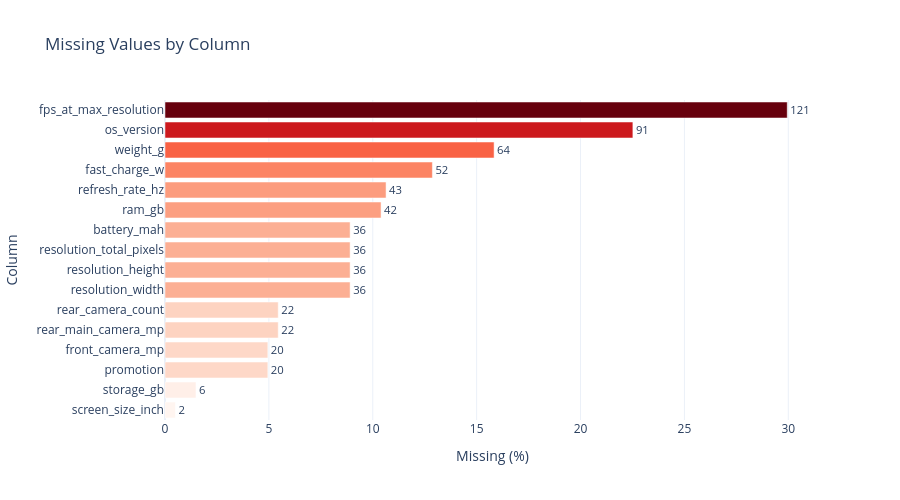

Source (notebook cell):
### Code cell
# Interactive bar chart: missing rate (%) per column, sorted ascending
missing_df = (
    df.isna().sum()
    .reset_index()
    .rename(columns={"index": "column", 0: "missing_count"})
    .assign(missing_pct=lambda x: (x["missing_count"] / len(df) * 100).round(2))
    .query("missing_count > 0")
    .sort_values("missing_pct", ascending=True)
)

fig = px.bar(
    missing_df,
    x="missing_pct",
    y="column",
    orientation="h",
    text="missing_count",
    labels={"missing_pct": "Missing (%)", "column": "Column"},
    title="Missing Values by Column",
    color="missing_pct",
    color_continuous_scale="Reds",
)
fig.update_traces(textposition="outside")
fig.update_layout(coloraxis_showscale=False, height=500)
fig.show()

### Figure 1 — Plotly figure (JSON) as saved in the notebook; plotly's stock layout.template omitted (floating-point values rounded to 4 significant figures)
{"data": [{"alignmentgroup": "True", "hovertemplate": "Missing (%)=%{marker.color}<br>Column=%{y}<br>missing_count=%{text}<extra></extra>", "legendgroup": "", "marker": {"color": [0.5, 1.49, 4.95, 4.95, 5.45, 5.45, 8.91, 8.91, 8.91, 8.91, 10.4, 10.64, 12.87, 15.84, 22.52, 29.95], "coloraxis": "coloraxis", "pattern": {"shape": ""}}, "name": "", "offsetgroup": "", "orientation": "h", "showlegend": false, "text": [2, 6, 20, 20, 22, 22, 36, 36, 36, 36, 42, 43, 52, 64, 91, 121], "textposition": "outside", "type": "bar", "x": [0.5, 1.49, 4.95, 4.95, 5.45, 5.45, 8.91, 8.91, 8.91, 8.91, 10.4, 10.64, 12.87, 15.84, 22.52, 29.95], "xaxis": "x", "y": ["screen_size_inch", "storage_gb", "promotion", "front_camera_mp", "rear_main_camera_mp", "rear_camera_count", "resolution_width", "resolution_height", "resolution_total_pixels", "battery_mah", "ram_gb", "refresh_rate_hz", "fast_charge_w", "weight_g", "os_version", "fps_at_max_resolution"], "yaxis": "y"}], "layout": {"barmode": "relative", "coloraxis": {"colorbar": {"title": {"text": "Missing (%)"}}, "colorscale": [[0, "rgb(255,245,240)"], [0.125, "rgb(254,224,210)"], [0.25, "rgb(252,187,161)"], [0.375, "rgb(252,146,114)"], [0.5, "rgb(251,106,74)"], [0.625, "rgb(239,59,44)"], [0.75, "rgb(203,24,29)"], [0.875, "rgb(165,15,21)"], [1, "rgb(103,0,13)"]], "showscale": false}, "height": 500, "legend": {"tracegroupgap": 0}, "title": {"text": "Missing Values by Column"}, "xaxis": {"anchor": "y", "domain": [0, 1], "title": {"text": "Missing (%)"}}, "yaxis": {"anchor": "x", "domain": [0, 1], "title": {"text": "Column"}}}}
